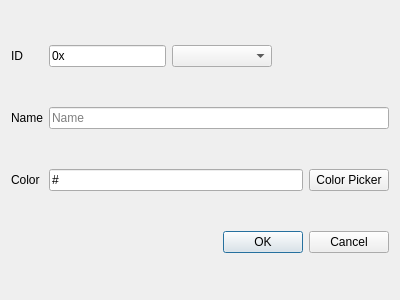
<?xml version="1.0" encoding="UTF-8"?>
<ui version="4.0">
 <class>IDAddDialog</class>
 <widget class="QDialog" name="IDAddDialog">
  <property name="geometry">
   <rect>
    <x>0</x>
    <y>0</y>
    <width>400</width>
    <height>300</height>
   </rect>
  </property>
  <property name="windowTitle">
   <string>Dialog</string>
  </property>
  <layout class="QGridLayout" name="gridLayout">
   <item row="0" column="1">
    <layout class="QHBoxLayout" name="horizontalLayout_2">
     <item>
      <widget class="QLineEdit" name="idLineEdit">
       <property name="minimumSize">
        <size>
         <width>100</width>
         <height>0</height>
        </size>
       </property>
       <property name="toolTip">
        <string>Enter the ID for the message to be parsed</string>
       </property>
       <property name="locale">
        <locale language="English" country="UnitedStates"/>
       </property>
       <property name="inputMask">
        <string>\0\xhhhh</string>
       </property>
       <property name="text">
        <string>0x</string>
       </property>
       <property name="frame">
        <bool>true</bool>
       </property>
       <property name="placeholderText">
        <string/>
       </property>
       <property name="cursorMoveStyle">
        <enum>Qt::LogicalMoveStyle</enum>
       </property>
       <property name="clearButtonEnabled">
        <bool>false</bool>
       </property>
      </widget>
     </item>
     <item>
      <widget class="QComboBox" name="numericallFormatComboBox">
       <property name="minimumSize">
        <size>
         <width>100</width>
         <height>0</height>
        </size>
       </property>
       <property name="toolTip">
        <string>Select the input format of the code</string>
       </property>
       <property name="locale">
        <locale language="English" country="UnitedStates"/>
       </property>
      </widget>
     </item>
     <item>
      <spacer name="horizontalSpacer">
       <property name="orientation">
        <enum>Qt::Horizontal</enum>
       </property>
       <property name="sizeHint" stdset="0">
        <size>
         <width>40</width>
         <height>20</height>
        </size>
       </property>
      </spacer>
     </item>
    </layout>
   </item>
   <item row="1" column="1">
    <widget class="QLineEdit" name="nameLineEdit">
     <property name="toolTip">
      <string>&lt;html&gt;&lt;head/&gt;&lt;body&gt;&lt;p&gt;Enter the name which shall substitute the ID.&lt;/p&gt;&lt;p&gt;The numerical ID will then be replaced in each message by this name.&lt;/p&gt;&lt;/body&gt;&lt;/html&gt;</string>
     </property>
     <property name="locale">
      <locale language="English" country="UnitedStates"/>
     </property>
     <property name="placeholderText">
      <string>Name</string>
     </property>
    </widget>
   </item>
   <item row="3" column="1">
    <widget class="QDialogButtonBox" name="buttonBox">
     <property name="orientation">
      <enum>Qt::Horizontal</enum>
     </property>
     <property name="standardButtons">
      <set>QDialogButtonBox::Cancel|QDialogButtonBox::Ok</set>
     </property>
    </widget>
   </item>
   <item row="2" column="1">
    <layout class="QHBoxLayout" name="horizontalLayout">
     <item>
      <widget class="QLineEdit" name="colorLineEdit">
       <property name="toolTip">
        <string>&lt;html&gt;&lt;head/&gt;&lt;body&gt;&lt;p&gt;Enter the color for messages with the specified code.&lt;/p&gt;&lt;p&gt;Use the Color Picker for simplified color selection.&lt;/p&gt;&lt;/body&gt;&lt;/html&gt;</string>
       </property>
       <property name="locale">
        <locale language="English" country="UnitedStates"/>
       </property>
       <property name="inputMask">
        <string>\#hhhhhh</string>
       </property>
       <property name="placeholderText">
        <string>#000000</string>
       </property>
      </widget>
     </item>
     <item>
      <widget class="QPushButton" name="pushButton">
       <property name="toolTip">
        <string>Call the Color Picker</string>
       </property>
       <property name="locale">
        <locale language="English" country="UnitedStates"/>
       </property>
       <property name="text">
        <string>Color Picker</string>
       </property>
       <property name="default">
        <bool>false</bool>
       </property>
       <property name="flat">
        <bool>false</bool>
       </property>
      </widget>
     </item>
    </layout>
   </item>
   <item row="0" column="0">
    <widget class="QLabel" name="idLabel">
     <property name="text">
      <string>ID</string>
     </property>
    </widget>
   </item>
   <item row="1" column="0">
    <widget class="QLabel" name="nameLabel">
     <property name="text">
      <string>Name</string>
     </property>
    </widget>
   </item>
   <item row="2" column="0">
    <widget class="QLabel" name="colorLabel">
     <property name="text">
      <string>Color</string>
     </property>
    </widget>
   </item>
  </layout>
 </widget>
 <resources/>
 <connections>
  <connection>
   <sender>buttonBox</sender>
   <signal>accepted()</signal>
   <receiver>IDAddDialog</receiver>
   <slot>accept()</slot>
   <hints>
    <hint type="sourcelabel">
     <x>248</x>
     <y>254</y>
    </hint>
    <hint type="destinationlabel">
     <x>157</x>
     <y>274</y>
    </hint>
   </hints>
  </connection>
  <connection>
   <sender>buttonBox</sender>
   <signal>rejected()</signal>
   <receiver>IDAddDialog</receiver>
   <slot>reject()</slot>
   <hints>
    <hint type="sourcelabel">
     <x>316</x>
     <y>260</y>
    </hint>
    <hint type="destinationlabel">
     <x>286</x>
     <y>274</y>
    </hint>
   </hints>
  </connection>
 </connections>
</ui>
